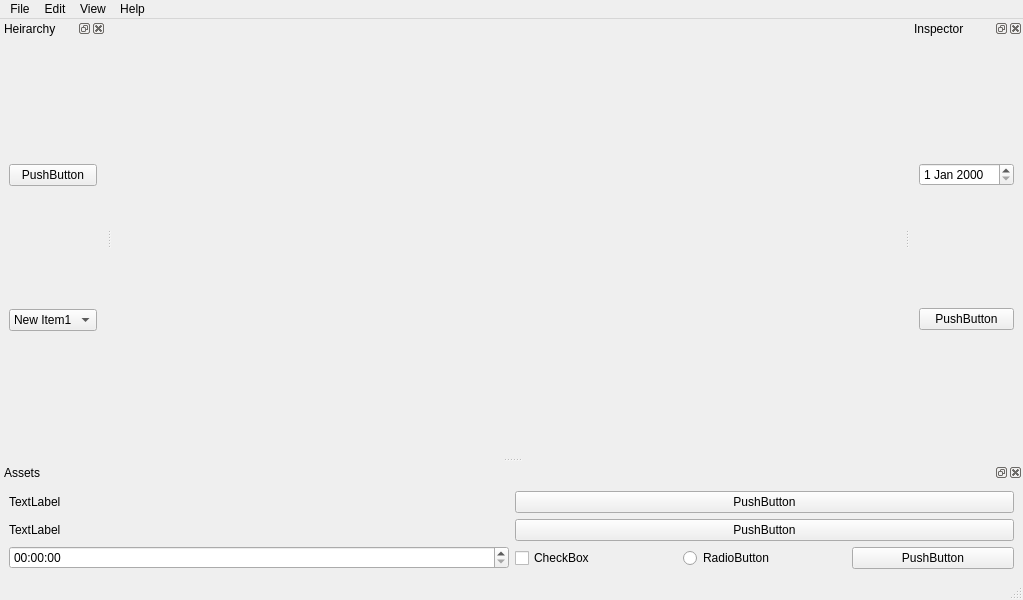
<?xml version="1.0" encoding="UTF-8"?>
<ui version="4.0">
 <class>MainWindow</class>
 <widget class="QMainWindow" name="MainWindow">
  <property name="geometry">
   <rect>
    <x>0</x>
    <y>0</y>
    <width>1023</width>
    <height>600</height>
   </rect>
  </property>
  <property name="windowTitle">
   <string>MainWindow</string>
  </property>
  <widget class="QWidget" name="centralwidget">
   <layout class="QHBoxLayout" name="horizontalLayout">
    <item>
     <layout class="QHBoxLayout" name="glContainer"/>
    </item>
   </layout>
  </widget>
  <widget class="QMenuBar" name="menubar">
   <property name="geometry">
    <rect>
     <x>0</x>
     <y>0</y>
     <width>1023</width>
     <height>22</height>
    </rect>
   </property>
   <widget class="QMenu" name="menuFile">
    <property name="title">
     <string>File</string>
    </property>
    <addaction name="actionNew"/>
    <addaction name="actionSave"/>
    <addaction name="actionQuit"/>
   </widget>
   <widget class="QMenu" name="menuEdit">
    <property name="title">
     <string>Edit</string>
    </property>
    <addaction name="actionUndo"/>
    <addaction name="actionRedo"/>
   </widget>
   <widget class="QMenu" name="menuView">
    <property name="title">
     <string>View</string>
    </property>
    <addaction name="action"/>
   </widget>
   <widget class="QMenu" name="menuHelp">
    <property name="title">
     <string>Help</string>
    </property>
    <addaction name="action_2"/>
   </widget>
   <addaction name="menuFile"/>
   <addaction name="menuEdit"/>
   <addaction name="menuView"/>
   <addaction name="menuHelp"/>
  </widget>
  <widget class="QStatusBar" name="statusbar"/>
  <widget class="QDockWidget" name="heirachyPanel">
   <property name="styleSheet">
    <string notr="true"/>
   </property>
   <property name="windowTitle">
    <string>Heirarchy</string>
   </property>
   <attribute name="dockWidgetArea">
    <number>1</number>
   </attribute>
   <widget class="QWidget" name="heirachyContents">
    <layout class="QVBoxLayout" name="verticalLayout">
     <item>
      <widget class="QPushButton" name="pushButton">
       <property name="text">
        <string>PushButton</string>
       </property>
      </widget>
     </item>
     <item>
      <widget class="QComboBox" name="comboBox">
       <item>
        <property name="text">
         <string>New Item1</string>
        </property>
       </item>
       <item>
        <property name="text">
         <string>New Item2</string>
        </property>
       </item>
       <item>
        <property name="text">
         <string>New Item3</string>
        </property>
       </item>
       <item>
        <property name="text">
         <string>New Item4</string>
        </property>
       </item>
      </widget>
     </item>
    </layout>
   </widget>
  </widget>
  <widget class="QDockWidget" name="inspectorPanel">
   <property name="windowTitle">
    <string>Inspector</string>
   </property>
   <attribute name="dockWidgetArea">
    <number>2</number>
   </attribute>
   <widget class="QWidget" name="inspectorContents">
    <layout class="QVBoxLayout" name="verticalLayout_2">
     <item>
      <widget class="QDateEdit" name="dateEdit"/>
     </item>
     <item>
      <widget class="QPushButton" name="pushButton_2">
       <property name="text">
        <string>PushButton</string>
       </property>
      </widget>
     </item>
    </layout>
   </widget>
  </widget>
  <widget class="QDockWidget" name="assetPanel">
   <property name="windowTitle">
    <string>Assets</string>
   </property>
   <attribute name="dockWidgetArea">
    <number>8</number>
   </attribute>
   <widget class="QWidget" name="assetContents">
    <layout class="QHBoxLayout" name="horizontalLayout_2">
     <item>
      <layout class="QVBoxLayout" name="verticalLayout_3">
       <item>
        <widget class="QLabel" name="label">
         <property name="text">
          <string>TextLabel</string>
         </property>
        </widget>
       </item>
       <item>
        <widget class="QLabel" name="label_2">
         <property name="text">
          <string>TextLabel</string>
         </property>
        </widget>
       </item>
       <item>
        <widget class="QTimeEdit" name="timeEdit"/>
       </item>
      </layout>
     </item>
     <item>
      <layout class="QVBoxLayout" name="verticalLayout_4">
       <item>
        <widget class="QPushButton" name="pushButton_3">
         <property name="text">
          <string>PushButton</string>
         </property>
        </widget>
       </item>
       <item>
        <widget class="QPushButton" name="pushButton_4">
         <property name="text">
          <string>PushButton</string>
         </property>
        </widget>
       </item>
       <item>
        <layout class="QHBoxLayout" name="horizontalLayout_3">
         <item>
          <widget class="QCheckBox" name="checkBox">
           <property name="text">
            <string>CheckBox</string>
           </property>
          </widget>
         </item>
         <item>
          <widget class="QRadioButton" name="radioButton">
           <property name="text">
            <string>RadioButton</string>
           </property>
          </widget>
         </item>
         <item>
          <widget class="QPushButton" name="pushButton_5">
           <property name="text">
            <string>PushButton</string>
           </property>
          </widget>
         </item>
        </layout>
       </item>
      </layout>
     </item>
    </layout>
   </widget>
  </widget>
  <action name="actionNew">
   <property name="text">
    <string>New</string>
   </property>
  </action>
  <action name="actionSave">
   <property name="text">
    <string>Save</string>
   </property>
  </action>
  <action name="actionQuit">
   <property name="text">
    <string>Quit</string>
   </property>
  </action>
  <action name="actionUndo">
   <property name="text">
    <string>Undo</string>
   </property>
  </action>
  <action name="actionRedo">
   <property name="text">
    <string>Redo</string>
   </property>
  </action>
  <action name="action">
   <property name="text">
    <string>...</string>
   </property>
  </action>
  <action name="action_2">
   <property name="text">
    <string>...</string>
   </property>
  </action>
 </widget>
 <resources/>
 <connections/>
</ui>
